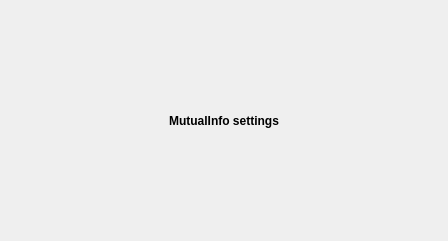
<?xml version="1.0" encoding="UTF-8"?>
<ui version="4.0">
 <class>MutualInfoSettingsView</class>
 <widget class="QWidget" name="MutualInfoSettingsView">
  <property name="geometry">
   <rect>
    <x>0</x>
    <y>0</y>
    <width>448</width>
    <height>241</height>
   </rect>
  </property>
  <property name="windowTitle">
   <string>Form</string>
  </property>
  <layout class="QGridLayout" name="gridLayout">
   <item row="0" column="0">
    <layout class="QHBoxLayout" name="horizontalLayout_2">
     <item>
      <layout class="QVBoxLayout" name="verticalLayout">
       <item>
        <widget class="QLabel" name="Title">
         <property name="font">
          <font>
           <weight>75</weight>
           <bold>true</bold>
          </font>
         </property>
         <property name="text">
          <string>MutualInfo settings</string>
         </property>
         <property name="alignment">
          <set>Qt::AlignCenter</set>
         </property>
        </widget>
       </item>
       <item>
        <layout class="QHBoxLayout" name="horizontalLayout"/>
       </item>
      </layout>
     </item>
    </layout>
   </item>
  </layout>
 </widget>
 <resources/>
 <connections/>
 <slots>
  <slot>on_choose()</slot>
  <slot>on_input_format_changed()</slot>
  <slot>on_scaling_approach_choose()</slot>
 </slots>
</ui>
